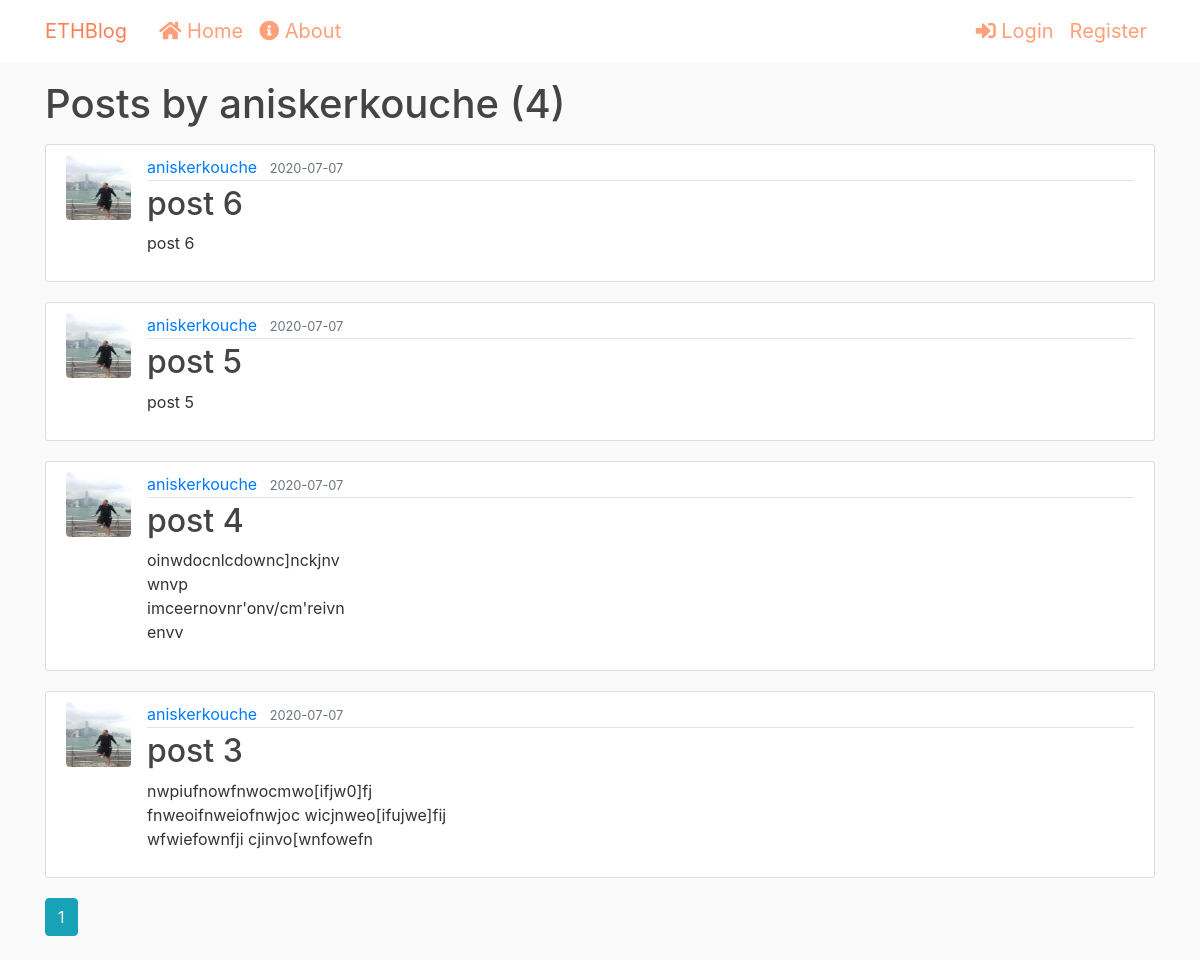
The app's page /user/aniskerkouche, older data.
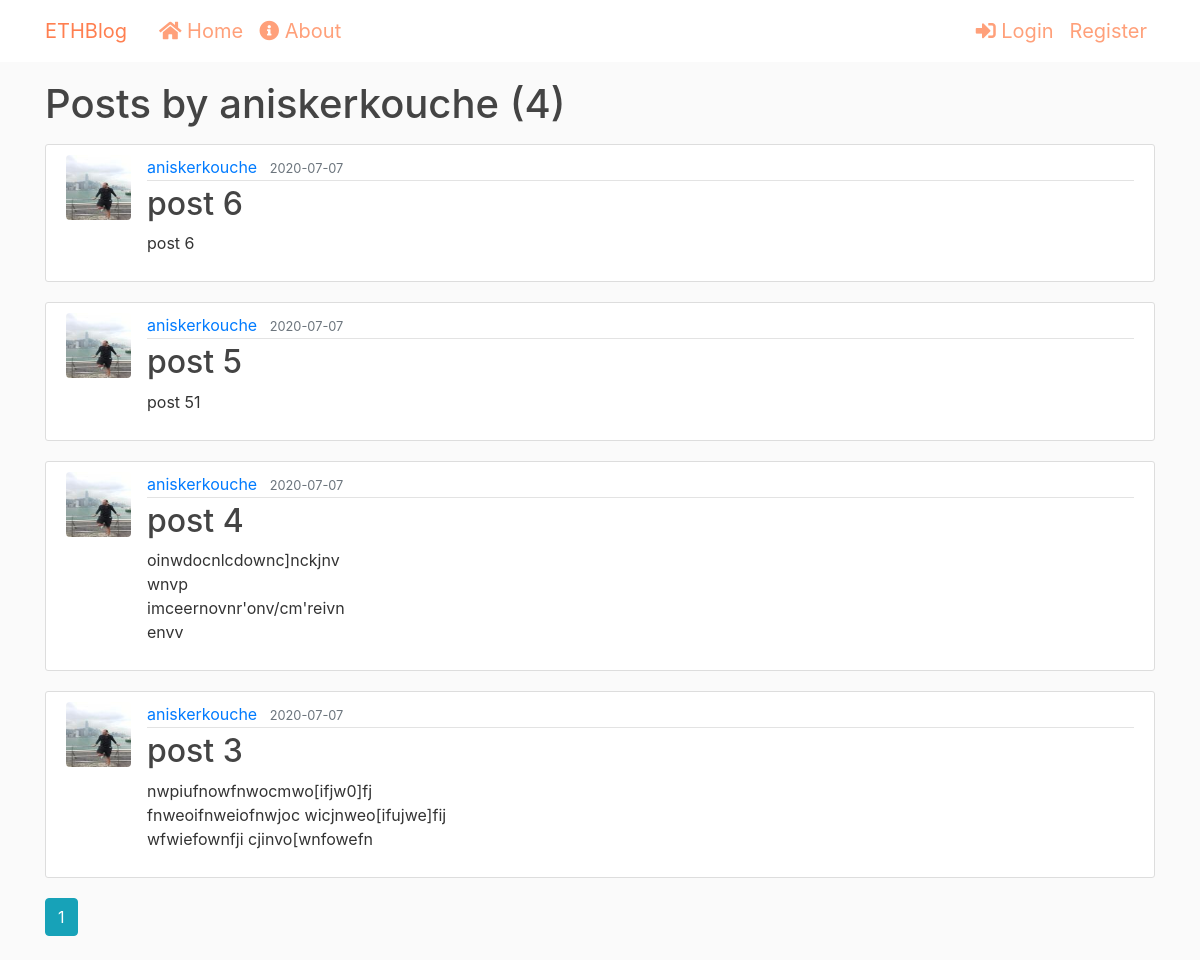
The same page, newer data.
### ethblog/models.py (models this page shows, shortened)
class User(db.Model, UserMixin):
	id = db.Column(db.Integer, primary_key=True)
	username = db.Column(db.String(20), unique=True, nullable=False)
	email = db.Column(db.String(120), unique=True, nullable=False)
	image_file = db.Column(db.String(20), nullable=False, default='default.jpg')
	password = db.Column(db.String(60), nullable=False)
	posts = db.relationship('Post', backref='author', lazy=True)

class Post(db.Model):
	id = db.Column(db.Integer, primary_key=True)
	title = db.Column(db.String(100), nullable=False)
	date_posted = db.Column(db.DateTime, nullable=False, default=datetime.utcnow)
	content = db.Column(db.Text, nullable=False)
	user_id = db.Column(db.Integer, db.ForeignKey('user.id'), nullable=False)

### ethblog/routes.py (the view)
@app.route("/user/<string:username>")
def user_posts(username):
	page = request.args.get('page',1, type=int)
	user = User.query.filter_by(username=username).first_or_404()
	posts = Post.query.filter_by(author=user).order_by(Post.date_posted.desc()).paginate(page = page, per_page=5)
	return render_template('user_posts.html', posts= posts, user=user)

### ethblog/templates/user_posts.html
{% extends "layout.html" %}
{% block content %}
	<h1 class="mb-3"> Posts by {{ user.username }} ({{ posts.total }})</h1>
	{% for post in posts.items %}
		<article class="media content-section">
		  <img class="rounded article-img" src="{{ url_for('static', filename='profile_pics/' + post.author.image_file) }}">
		  <div class="media-body">
		    <div class="article-metadata">
		      <a class="mr-2" href="{{ url_for('user_posts', username=post.author.username) }}">{{ post.author.username }}</a>
		      <small class="text-muted">{{ post.date_posted.strftime('%Y-%m-%d') }}</small>
		    </div>
		    <h2><a class="article-title" href="{{ url_for('post', post_id= post.id) }}">{{ post.title }}</a></h2>
		    <p class="article-content">{{ post.content }}</p>
		  </div>
		</article>
	{% endfor %}
	{% for page_num in posts.iter_pages(left_edge=1, right_edge=1, left_current=1, right_current=2) %}
		{% if page_num %}
			{% if posts.page == page_num %}
				<a class="btn btn-info mb-4" href="{{ url_for('user_posts', username=user.username, page=page_num) }}"> {{ page_num }} </a>
			{% else %}
				<a class="btn btn-outline-info mb-4" href="{{ url_for('user_posts', username=user.username, page=page_num) }}"> {{ page_num }} </a>
			{% endif %}
		{% else %}
			...
		{% endif %}
	{% endfor %}
{% endblock content %}

### ethblog/templates/layout.html (shortened to what this page needs)
<!DOCTYPE html>
<html>
<head>
    <link rel="stylesheet" href="https://stackpath.bootstrapcdn.com/bootstrap/4.5.0/css/bootstrap.min.css">
    <link rel="stylesheet" href="https://use.fontawesome.com/releases/v5.7.0/css/all.css">
    <link rel="stylesheet" type="text/css" href="{{ url_for('static', filename='main.css') }}">
</head>
<body>
	<header class="site-header">
  		<nav class="navbar navbar-expand-md navbar-light bg-white fixed-top" >
    		<div class="container">
      			<a class="navbar-brand mr-4" href="/" style="color:#FF7F50;"><span class="bubble">ETHBlog</span></a>
      			<div class="collapse navbar-collapse" id="navbarToggle">
        			<div class="navbar-nav mr-auto">
         				<a class="nav-item nav-link" href="{{ url_for('home') }}" style="color:#FFA07A; font-size:20px;"><i class="fas fa-home"></i> Home</a>
          			<a class="nav-item nav-link" href="{{ url_for('about') }}" style="color:#FFA07A;font-size:20px;"><i class="fas fa-info-circle"></i> About</a>
        			</div>
        			<div class="navbar-nav">
                  {% if current_user.is_authenticated %}
                    <a class="nav-item nav-link" href="{{ url_for('new_post') }}" style="color:#FFA07A;font-size:20px;">New post</a>
                    <a class="nav-item nav-link" href="{{ url_for('account') }}" style="color:#FFA07A; font-size:20px;"><i class="fa fa-user-circle" ></i> My account</a>
                    <a class="nav-item nav-link" href="{{ url_for('logout') }}" style="color:#FFA07A; font-size:20px;"><i class="fas fa-sign-out-alt"></i> Logout</a>
                  {% else %}
          				  <a class="nav-item nav-link" href="{{ url_for('login') }}" style="color:#FFA07A; font-size:20px;"><i class="fas fa-sign-in-alt"></i> Login</a>
          				  <a class="nav-item nav-link" href="{{ url_for('register') }}" style="color:#FFA07A;font-size:20px;">Register</a>
                  {% endif %}
        			</div>
      			</div>
    		</div>
  		</nav>
	</header>
	<main role="main" class="container">
  		<div class="row" >
    		<div class="col-md-12">
      			{% block content %}{% endblock %}
    		</div>
	</main>
</body>
</html>

### ethblog/static/main.css (style rules this page uses)
body { background: #fafafa; color: #333333; margin-top: 5rem; }
h1, h2, h3, h4, h5, h6 { color: #444444; }
.site-header .navbar-nav .nav-link { color: #cbd5db; }
.content-section { background: #ffffff; padding: 10px 20px; border: 1px solid #dddddd; border-radius: 3px; margin-bottom: 20px; }
.article-title { color: #444444; }
.article-content { white-space: pre-line; }
.article-img { height: 65px; width: 65px; margin-right: 16px; }
.article-metadata { padding-bottom: 1px; margin-bottom: 4px; border-bottom: 1px solid #e3e3e3 }

Row changes from the older to the newer data that the page shows:
changed Post "post 5": content "post 5" → "post 51"
